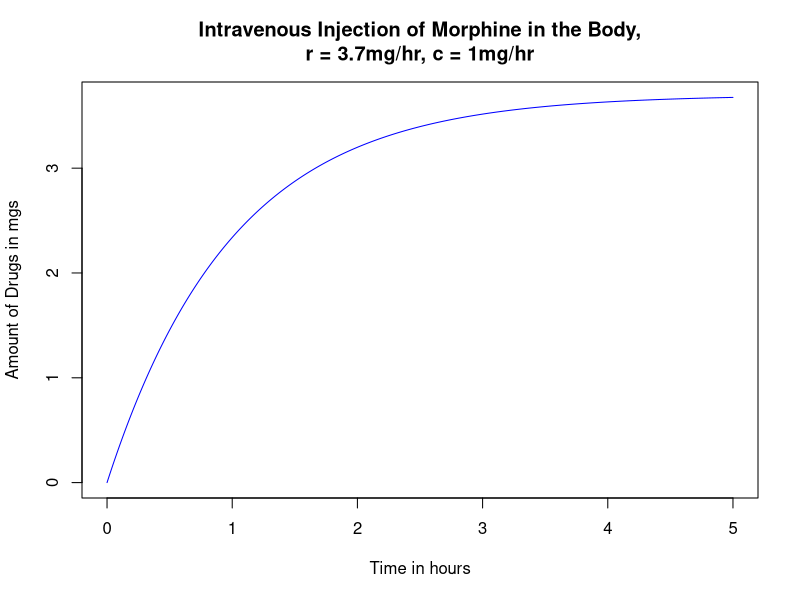

Reproduce this figure in R.
# model for 0 <= t <= h morphine given intravenously
h = 5
t_vals <- seq(0, h, by = 0.01)
r = 3.7
c = 1
soln <- (r/c) - ((r/c) * exp(-c*t_vals))
plot(t_vals, soln, type = "l", col = "blue", xlab = "Time in hours",
ylab = "Amount of Drugs in mgs", main = "Intravenous Injection of Morphine in the Body,
r = 3.7mg/hr, c = 1mg/hr")
